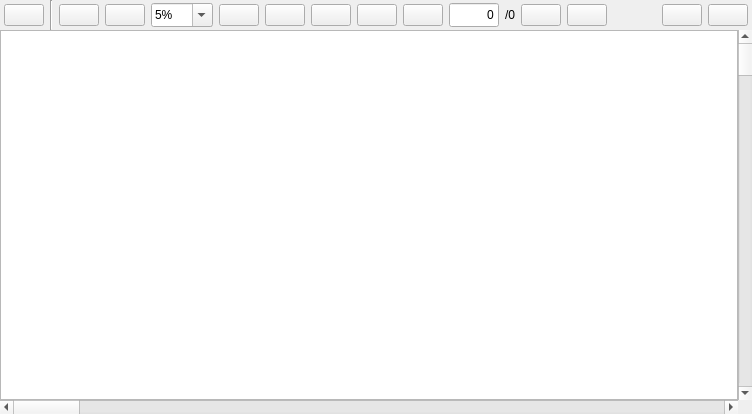
<?xml version="1.0" encoding="UTF-8"?>
<ui version="4.0">
 <class>ReportPreview</class>
 <widget class="QWidget" name="ReportPreview">
  <property name="geometry">
   <rect>
    <x>0</x>
    <y>0</y>
    <width>752</width>
    <height>414</height>
   </rect>
  </property>
  <property name="windowTitle">
   <string>CuteReport Preview</string>
  </property>
  <property name="windowIcon">
   <iconset resource="../../apps/designerCore/designerCore.qrc">
    <normaloff>:/images/logo.png</normaloff>:/images/logo.png</iconset>
  </property>
  <layout class="QVBoxLayout" name="verticalLayout">
   <property name="spacing">
    <number>0</number>
   </property>
   <property name="leftMargin">
    <number>0</number>
   </property>
   <property name="topMargin">
    <number>0</number>
   </property>
   <property name="rightMargin">
    <number>0</number>
   </property>
   <property name="bottomMargin">
    <number>0</number>
   </property>
   <item>
    <widget class="QFrame" name="frame">
     <property name="sizePolicy">
      <sizepolicy hsizetype="Preferred" vsizetype="Minimum">
       <horstretch>0</horstretch>
       <verstretch>0</verstretch>
      </sizepolicy>
     </property>
     <property name="minimumSize">
      <size>
       <width>0</width>
       <height>30</height>
      </size>
     </property>
     <property name="maximumSize">
      <size>
       <width>16777215</width>
       <height>30</height>
      </size>
     </property>
     <property name="frameShape">
      <enum>QFrame::NoFrame</enum>
     </property>
     <property name="frameShadow">
      <enum>QFrame::Raised</enum>
     </property>
     <layout class="QHBoxLayout" name="horizontalLayout">
      <property name="leftMargin">
       <number>4</number>
      </property>
      <property name="topMargin">
       <number>0</number>
      </property>
      <property name="rightMargin">
       <number>4</number>
      </property>
      <property name="bottomMargin">
       <number>0</number>
      </property>
      <item>
       <widget class="QPushButton" name="bRun">
        <property name="sizePolicy">
         <sizepolicy hsizetype="Maximum" vsizetype="Maximum">
          <horstretch>0</horstretch>
          <verstretch>0</verstretch>
         </sizepolicy>
        </property>
        <property name="text">
         <string/>
        </property>
        <property name="icon">
         <iconset resource="../../apps/designerCore/designerCore.qrc">
          <normaloff>:/images/media-playback-start.png</normaloff>:/images/media-playback-start.png</iconset>
        </property>
       </widget>
      </item>
      <item>
       <widget class="Line" name="line">
        <property name="orientation">
         <enum>Qt::Vertical</enum>
        </property>
       </widget>
      </item>
      <item>
       <widget class="QPushButton" name="buttonFitWidth">
        <property name="sizePolicy">
         <sizepolicy hsizetype="Maximum" vsizetype="Maximum">
          <horstretch>0</horstretch>
          <verstretch>0</verstretch>
         </sizepolicy>
        </property>
        <property name="toolTip">
         <string>Fit page in view by width</string>
        </property>
        <property name="text">
         <string/>
        </property>
        <property name="icon">
         <iconset resource="reportpreview.qrc">
          <normaloff>:/images/zoom-fit-width.png</normaloff>:/images/zoom-fit-width.png</iconset>
        </property>
        <property name="iconSize">
         <size>
          <width>16</width>
          <height>16</height>
         </size>
        </property>
        <property name="flat">
         <bool>false</bool>
        </property>
       </widget>
      </item>
      <item>
       <widget class="QPushButton" name="buttonFitPage">
        <property name="sizePolicy">
         <sizepolicy hsizetype="Maximum" vsizetype="Maximum">
          <horstretch>0</horstretch>
          <verstretch>0</verstretch>
         </sizepolicy>
        </property>
        <property name="toolTip">
         <string>Fit page to vew</string>
        </property>
        <property name="text">
         <string/>
        </property>
        <property name="icon">
         <iconset resource="../../plugins/standard/core_plugins/core/page/page.qrc">
          <normaloff>:/images/zoom-fit-best.png</normaloff>:/images/zoom-fit-best.png</iconset>
        </property>
        <property name="iconSize">
         <size>
          <width>16</width>
          <height>16</height>
         </size>
        </property>
        <property name="flat">
         <bool>false</bool>
        </property>
       </widget>
      </item>
      <item>
       <widget class="QComboBox" name="zoomPercent">
        <property name="enabled">
         <bool>true</bool>
        </property>
        <property name="minimumSize">
         <size>
          <width>0</width>
          <height>24</height>
         </size>
        </property>
        <property name="maximumSize">
         <size>
          <width>16777215</width>
          <height>24</height>
         </size>
        </property>
        <property name="editable">
         <bool>true</bool>
        </property>
        <property name="insertPolicy">
         <enum>QComboBox::NoInsert</enum>
        </property>
        <item>
         <property name="text">
          <string>5%</string>
         </property>
        </item>
        <item>
         <property name="text">
          <string>10%</string>
         </property>
        </item>
        <item>
         <property name="text">
          <string>20%</string>
         </property>
        </item>
        <item>
         <property name="text">
          <string>30%</string>
         </property>
        </item>
        <item>
         <property name="text">
          <string>40%</string>
         </property>
        </item>
        <item>
         <property name="text">
          <string>50%</string>
         </property>
        </item>
        <item>
         <property name="text">
          <string>60%</string>
         </property>
        </item>
        <item>
         <property name="text">
          <string>70%</string>
         </property>
        </item>
        <item>
         <property name="text">
          <string>80%</string>
         </property>
        </item>
        <item>
         <property name="text">
          <string>90%</string>
         </property>
        </item>
        <item>
         <property name="text">
          <string>100%</string>
         </property>
        </item>
        <item>
         <property name="text">
          <string>125%</string>
         </property>
        </item>
        <item>
         <property name="text">
          <string>150%</string>
         </property>
        </item>
        <item>
         <property name="text">
          <string>175%</string>
         </property>
        </item>
        <item>
         <property name="text">
          <string>200%</string>
         </property>
        </item>
        <item>
         <property name="text">
          <string>250%</string>
         </property>
        </item>
        <item>
         <property name="text">
          <string>300%</string>
         </property>
        </item>
       </widget>
      </item>
      <item>
       <widget class="QPushButton" name="buttonZoomOrig">
        <property name="icon">
         <iconset resource="../../plugins/standard/core_plugins/core/page/page.qrc">
          <normaloff>:/images/zoom-original.png</normaloff>:/images/zoom-original.png</iconset>
        </property>
       </widget>
      </item>
      <item>
       <widget class="QPushButton" name="buttonZoomIn">
        <property name="sizePolicy">
         <sizepolicy hsizetype="Maximum" vsizetype="Maximum">
          <horstretch>0</horstretch>
          <verstretch>0</verstretch>
         </sizepolicy>
        </property>
        <property name="toolTip">
         <string>zoom in</string>
        </property>
        <property name="icon">
         <iconset resource="../../plugins/standard/core_plugins/core/page/page.qrc">
          <normaloff>:/images/zoom-in.png</normaloff>:/images/zoom-in.png</iconset>
        </property>
        <property name="iconSize">
         <size>
          <width>16</width>
          <height>16</height>
         </size>
        </property>
        <property name="flat">
         <bool>false</bool>
        </property>
       </widget>
      </item>
      <item>
       <widget class="QPushButton" name="buttonZoomOut">
        <property name="sizePolicy">
         <sizepolicy hsizetype="Maximum" vsizetype="Maximum">
          <horstretch>0</horstretch>
          <verstretch>0</verstretch>
         </sizepolicy>
        </property>
        <property name="toolTip">
         <string>zoom out</string>
        </property>
        <property name="text">
         <string/>
        </property>
        <property name="icon">
         <iconset resource="../../plugins/standard/core_plugins/core/page/page.qrc">
          <normaloff>:/images/zoom-out.png</normaloff>:/images/zoom-out.png</iconset>
        </property>
        <property name="iconSize">
         <size>
          <width>16</width>
          <height>16</height>
         </size>
        </property>
        <property name="flat">
         <bool>false</bool>
        </property>
       </widget>
      </item>
      <item>
       <widget class="QPushButton" name="buttonFirst">
        <property name="sizePolicy">
         <sizepolicy hsizetype="Maximum" vsizetype="Maximum">
          <horstretch>0</horstretch>
          <verstretch>0</verstretch>
         </sizepolicy>
        </property>
        <property name="toolTip">
         <string>Go to the first page</string>
        </property>
        <property name="text">
         <string/>
        </property>
        <property name="icon">
         <iconset resource="reportpreview.qrc">
          <normaloff>:/images/go-first-view.png</normaloff>:/images/go-first-view.png</iconset>
        </property>
        <property name="iconSize">
         <size>
          <width>16</width>
          <height>16</height>
         </size>
        </property>
        <property name="flat">
         <bool>false</bool>
        </property>
       </widget>
      </item>
      <item>
       <widget class="QPushButton" name="buttonPrevious">
        <property name="sizePolicy">
         <sizepolicy hsizetype="Maximum" vsizetype="Maximum">
          <horstretch>0</horstretch>
          <verstretch>0</verstretch>
         </sizepolicy>
        </property>
        <property name="toolTip">
         <string>Previous page</string>
        </property>
        <property name="text">
         <string/>
        </property>
        <property name="icon">
         <iconset resource="reportpreview.qrc">
          <normaloff>:/images/go-previous-view.png</normaloff>:/images/go-previous-view.png</iconset>
        </property>
        <property name="iconSize">
         <size>
          <width>16</width>
          <height>16</height>
         </size>
        </property>
        <property name="flat">
         <bool>false</bool>
        </property>
       </widget>
      </item>
      <item>
       <widget class="QLineEdit" name="pageNumber">
        <property name="sizePolicy">
         <sizepolicy hsizetype="Preferred" vsizetype="Fixed">
          <horstretch>0</horstretch>
          <verstretch>0</verstretch>
         </sizepolicy>
        </property>
        <property name="minimumSize">
         <size>
          <width>30</width>
          <height>24</height>
         </size>
        </property>
        <property name="maximumSize">
         <size>
          <width>50</width>
          <height>24</height>
         </size>
        </property>
        <property name="sizeIncrement">
         <size>
          <width>10</width>
          <height>0</height>
         </size>
        </property>
        <property name="baseSize">
         <size>
          <width>0</width>
          <height>0</height>
         </size>
        </property>
        <property name="layoutDirection">
         <enum>Qt::LeftToRight</enum>
        </property>
        <property name="text">
         <string>0</string>
        </property>
        <property name="alignment">
         <set>Qt::AlignRight|Qt::AlignTrailing|Qt::AlignVCenter</set>
        </property>
       </widget>
      </item>
      <item>
       <widget class="QLabel" name="totalPages">
        <property name="text">
         <string>/0</string>
        </property>
       </widget>
      </item>
      <item>
       <widget class="QPushButton" name="buttonNext">
        <property name="sizePolicy">
         <sizepolicy hsizetype="Maximum" vsizetype="Maximum">
          <horstretch>0</horstretch>
          <verstretch>0</verstretch>
         </sizepolicy>
        </property>
        <property name="toolTip">
         <string>Next page</string>
        </property>
        <property name="text">
         <string/>
        </property>
        <property name="icon">
         <iconset resource="reportpreview.qrc">
          <normaloff>:/images/go-next-view.png</normaloff>:/images/go-next-view.png</iconset>
        </property>
        <property name="iconSize">
         <size>
          <width>16</width>
          <height>16</height>
         </size>
        </property>
        <property name="flat">
         <bool>false</bool>
        </property>
       </widget>
      </item>
      <item>
       <widget class="QPushButton" name="buttonLast">
        <property name="sizePolicy">
         <sizepolicy hsizetype="Maximum" vsizetype="Maximum">
          <horstretch>0</horstretch>
          <verstretch>0</verstretch>
         </sizepolicy>
        </property>
        <property name="toolTip">
         <string>Go to the last page</string>
        </property>
        <property name="text">
         <string/>
        </property>
        <property name="icon">
         <iconset resource="reportpreview.qrc">
          <normaloff>:/images/go-last-view.png</normaloff>:/images/go-last-view.png</iconset>
        </property>
        <property name="iconSize">
         <size>
          <width>16</width>
          <height>16</height>
         </size>
        </property>
        <property name="flat">
         <bool>false</bool>
        </property>
       </widget>
      </item>
      <item>
       <spacer name="horizontalSpacer">
        <property name="orientation">
         <enum>Qt::Horizontal</enum>
        </property>
        <property name="sizeHint" stdset="0">
         <size>
          <width>40</width>
          <height>20</height>
         </size>
        </property>
       </spacer>
      </item>
      <item>
       <widget class="QPushButton" name="buttonExport">
        <property name="sizePolicy">
         <sizepolicy hsizetype="Maximum" vsizetype="Maximum">
          <horstretch>0</horstretch>
          <verstretch>0</verstretch>
         </sizepolicy>
        </property>
        <property name="toolTip">
         <string>Export Document</string>
        </property>
        <property name="text">
         <string/>
        </property>
        <property name="icon">
         <iconset resource="reportpreview.qrc">
          <normaloff>:/images/export-icon.png</normaloff>:/images/export-icon.png</iconset>
        </property>
       </widget>
      </item>
      <item>
       <widget class="QPushButton" name="print">
        <property name="sizePolicy">
         <sizepolicy hsizetype="Maximum" vsizetype="Maximum">
          <horstretch>0</horstretch>
          <verstretch>0</verstretch>
         </sizepolicy>
        </property>
        <property name="toolTip">
         <string>Print document</string>
        </property>
        <property name="text">
         <string/>
        </property>
        <property name="icon">
         <iconset resource="reportpreview.qrc">
          <normaloff>:/images/document-print.png</normaloff>:/images/document-print.png</iconset>
        </property>
        <property name="iconSize">
         <size>
          <width>16</width>
          <height>16</height>
         </size>
        </property>
        <property name="flat">
         <bool>false</bool>
        </property>
       </widget>
      </item>
     </layout>
    </widget>
   </item>
   <item>
    <layout class="QGridLayout" name="gridLayout">
     <property name="spacing">
      <number>0</number>
     </property>
     <item row="0" column="0">
      <widget class="QGraphicsView" name="view">
       <property name="verticalScrollBarPolicy">
        <enum>Qt::ScrollBarAlwaysOff</enum>
       </property>
       <property name="horizontalScrollBarPolicy">
        <enum>Qt::ScrollBarAlwaysOff</enum>
       </property>
      </widget>
     </item>
     <item row="0" column="1">
      <widget class="QScrollBar" name="vScrollBar">
       <property name="orientation">
        <enum>Qt::Vertical</enum>
       </property>
      </widget>
     </item>
     <item row="1" column="0">
      <widget class="QScrollBar" name="hScrollBar">
       <property name="orientation">
        <enum>Qt::Horizontal</enum>
       </property>
      </widget>
     </item>
    </layout>
   </item>
  </layout>
 </widget>
 <resources>
  <include location="../../apps/designerCore/designerCore.qrc"/>
  <include location="../../plugins/standard/core_plugins/core/page/page.qrc"/>
  <include location="reportpreview.qrc"/>
 </resources>
 <connections/>
</ui>
